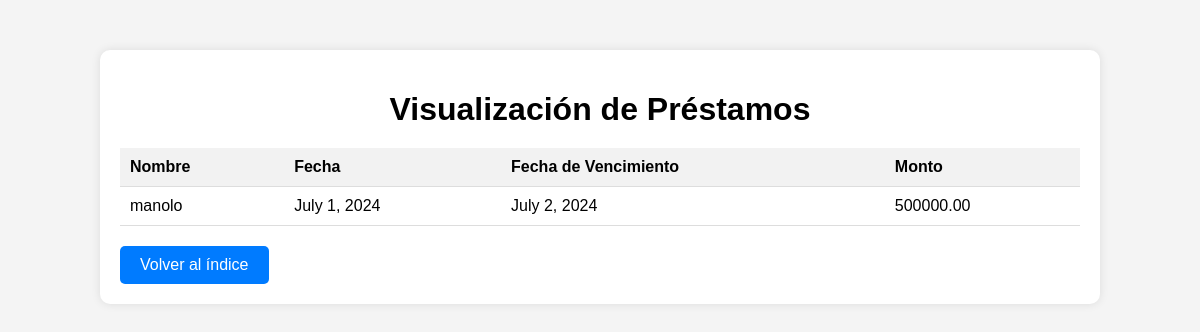
The page /verprestamos/ (signed in) on the database its author committed.
### sitioweb/views.py (models this page shows, shortened)
class Prestamo(models.Model):
    user = models.ForeignKey(User, on_delete=models.CASCADE)  # Relación muchos a uno con el modelo User
    nombre = models.CharField(max_length=255)  # Nombre del préstamo
    fecha = models.DateField()  # Fecha del préstamo
    fecha2 = models.DateField()  # Fecha límite o máxima del préstamo
    monto = models.DecimalField(max_digits=10, decimal_places=2)  # Monto del préstamo, decimal con 10 dígitos en total y 2 decimales

### sitioweb/views.py (the view, shortened to what this page needs)
# urls.py: path('verprestamos/', views.ver_prestamos, name="verprestamos"),  # Ruta para ver los préstamos
@login_required
def ver_prestamos(request):
    prestamos = Prestamo.objects.filter(user=request.user)
    return render(request, 'visualizacion_prestamos.html', {'prestamos': prestamos})

### sitioweb/templates/visualizacion_prestamos.html (shortened to what this page needs)
<!DOCTYPE html>
<html>
<head>
    {% load static %}
    <link rel="stylesheet" href="{% static 'css/visualizacion_prestamos.css' %}">
</head>
<body>
    <div class="container">
        <h1>Visualización de Préstamos</h1>
        <table>
            <thead>
                <tr>
                    <th>Nombre</th>
                    <th>Fecha</th>
                    <th>Fecha de Vencimiento</th>
                    <th>Monto</th>
                </tr>
            </thead>
            <tbody>
                {% for prestamo in prestamos %}
                <tr>
                    <td>{{ prestamo.nombre }}</td>
                    <td>{{ prestamo.fecha }}</td>
                    <td>{{ prestamo.fecha2 }}</td>
                    <td>{{ prestamo.monto }}</td>
                </tr>
                {% endfor %}
            </tbody>
        </table>
        <a href="/">Volver al índice</a>
    </div>
</body>
</html>

### sitioweb/static/css/visualizacion_prestamos.css (style rules this page uses)
body { font-family: Arial, sans-serif; background-color: #f4f4f4; margin: 0; padding: 0; }
.container { width: 80%; margin: 0 auto; padding: 20px; background-color: #fff; box-shadow: 0 0 10px rgba(0, 0, 0, 0.1); margin-top: 50px; border-radius: 10px; }
h1 { text-align: center; margin-bottom: 20px; }
table { width: 100%; border-collapse: collapse; margin-bottom: 20px; }
th, td { padding: 10px; text-align: left; border-bottom: 1px solid #ddd; }
th { background-color: #f2f2f2; }
a { display: inline-block; padding: 10px 20px; background-color: #007bff; color: #fff; text-decoration: none; border-radius: 5px; text-align: center; }

### rows shown on the page
Prestamo: nombre "manolo", fecha "July 1, 2024", fecha2 "July 2, 2024", monto "500000.00"
